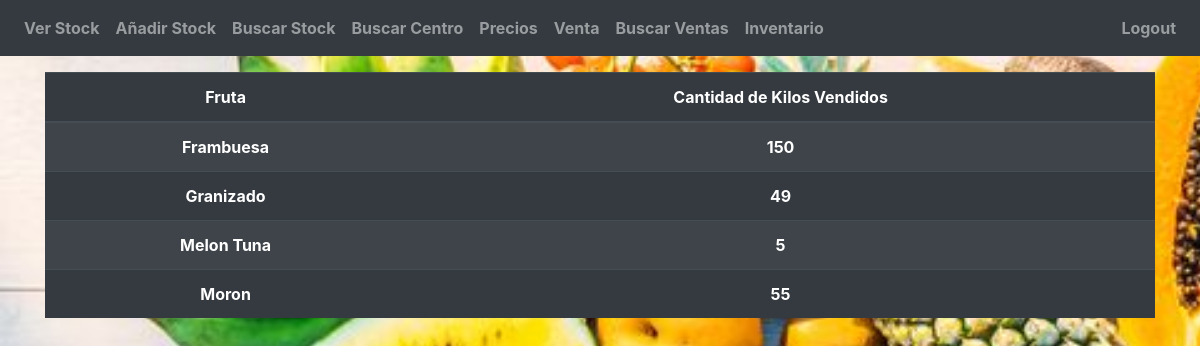
The page /inventory (signed in) on the database its author committed.
### website/models.py (models this page shows)
class Fruit(db.Model):
    fruit = db.Column(db.String(150))
    fruit_id = db.Column(db.Integer, primary_key=True)
    stocks = db.relationship('Stock')
    sale_details = db.relationship('Sale_detail')

### website/views.py (the view)
@views.route('/inventory', methods=['GET'])
@login_required
def inventory():
    saledata = db.session.query(Sale_detail,Fruit, func.sum(Sale_detail.kilo)).join(Fruit, Fruit.fruit_id == Sale_detail.fruit_id).group_by(Fruit.fruit).all()
    if not saledata:
        flash("No se han encontrado ventas")
    return render_template("inventory.html", user=current_user, saledata = saledata)

### website/__init__.py (called while the page is built)
def create_app():
    app = Flask(__name__)
    app.config['SECRET_KEY'] = 'programa fruta freddy'
    app.config['SQLALCHEMY_DATABASE_URI'] = f'sqlite:///{db_name}'
    db.init_app(app)
    from .views import views
    from .auth import auth
    app.register_blueprint(views, url_prefix='/')
    app.register_blueprint(auth, url_prefix='/')
    from .models import User, Fruit, Sale, Sale_detail, Stock
    create_database(app)
    login_manager = LoginManager()
    login_manager.login_view = 'auth.login'
    login_manager.init_app(app)
    @login_manager.user_loader
    def load_user(id):
        return User.query.get(int(id))
    return app

### website/templates/inventory.html (shortened to what this page needs)
{% extends "base.html" %}
{% block content %}
<div class="pt-3">
  <table class="table table-striped table-dark text-center">
    <thead>
      <tr>
        <th scope="col">Fruta</th>
        <th scope="col">Cantidad de Kilos Vendidos</th>
      </tr>
    </thead>
    <tbody>
      {% for saledetail,fruit, total in saledata %}
      <tr>
        <td>{{ fruit.fruit }}</td>
        <td>{{ total }}</td>
      </tr>
      {% endfor %}
    </tbody>
  </table>
</div>
{% endblock %}

### website/static/css/style.css (style rules this page uses)
body { background-image: url('/static/img/frutas.jpg'); height: 100vh; background-size: cover; font-weight: bold; }

### rows shown on the page
Fruit: fruit "Frambuesa", total "150"
Fruit: fruit "Granizado", total "49"
Fruit: fruit "Melon Tuna", total "5"
Fruit: fruit "Moron", total "55"
